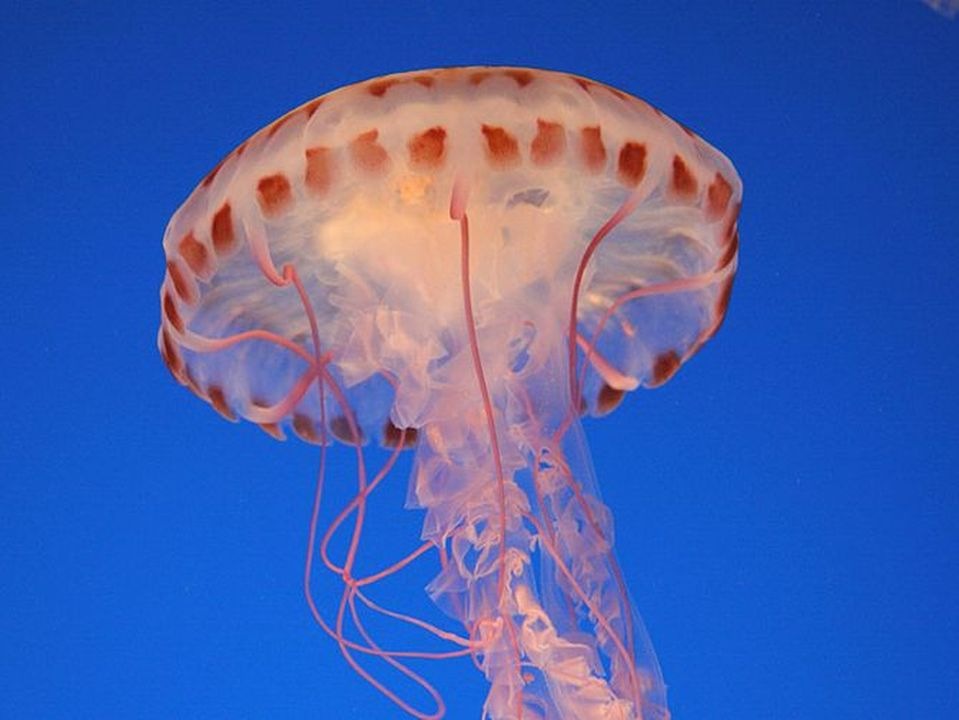
#> input picture imageprocessing/images/medusa.jpg, 959 x 720 px
$ python splitting_and_merging.py
#> lines starting #> are read from the running program, lines starting #| are printed output that depends on the picture
# splitting_and_merging.py

import cv2
import argparse
import numpy as np

ap = argparse.ArgumentParser()
ap.add_argument("-i", "--image", help = "Path tp image", default = 'images/medusa.jpg')
args = vars(ap.parse_args())

image = cv2.imread(args["image"])
#> image is the input picture: shape (720, 959, 3); mean B, G, R 173.6, 96.4, 70.6
cv2.imshow("Original", image)

image = cv2.imread(args["image"])
(B, G, R) = cv2.split(image)
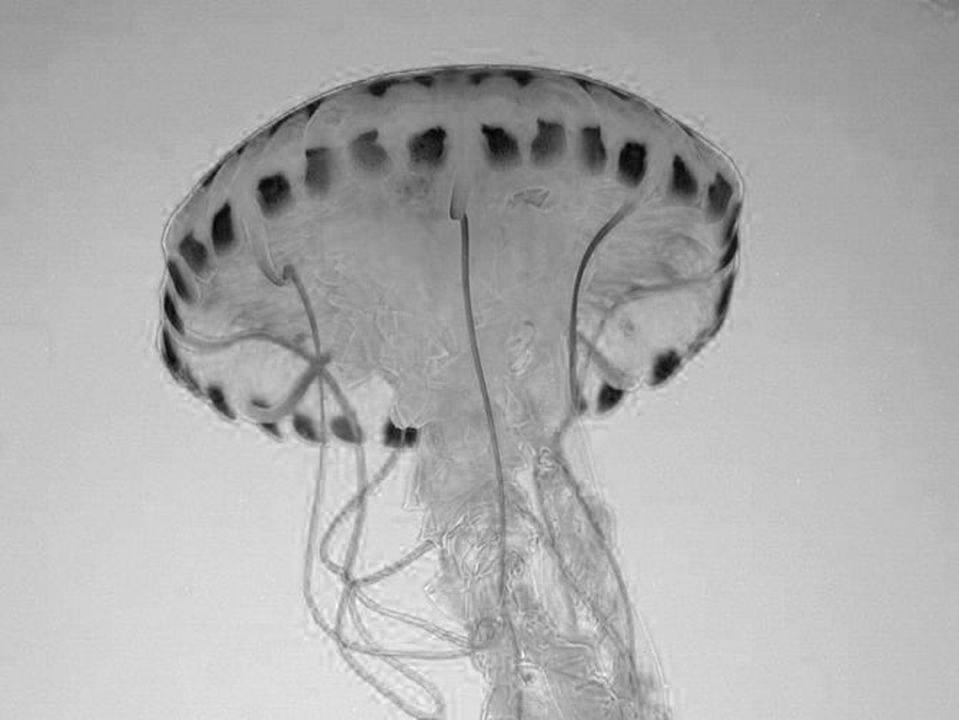
#> B: shape (720, 959); min 0, max 254, mean 173.6
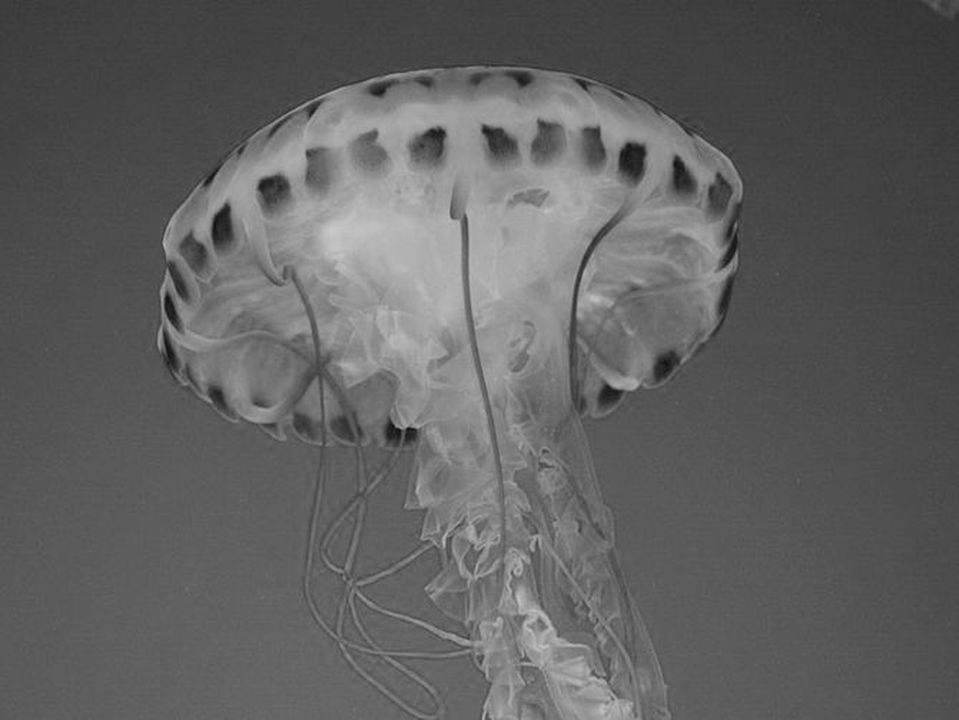
#> G: shape (720, 959); min 12, max 201, mean 96.4
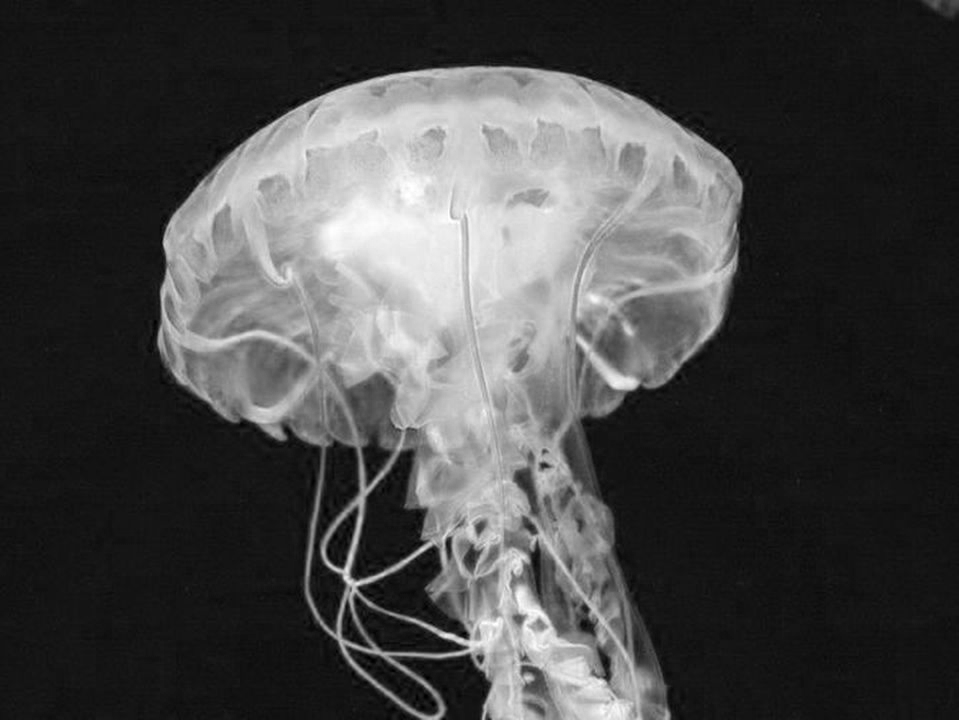
#> R: shape (720, 959); min 0, max 255, mean 70.6

zeros = np.zeros(image.shape[:2], dtype = "uint8")
cv2.imshow("Red", cv2.merge([zeros, zeros, R]))
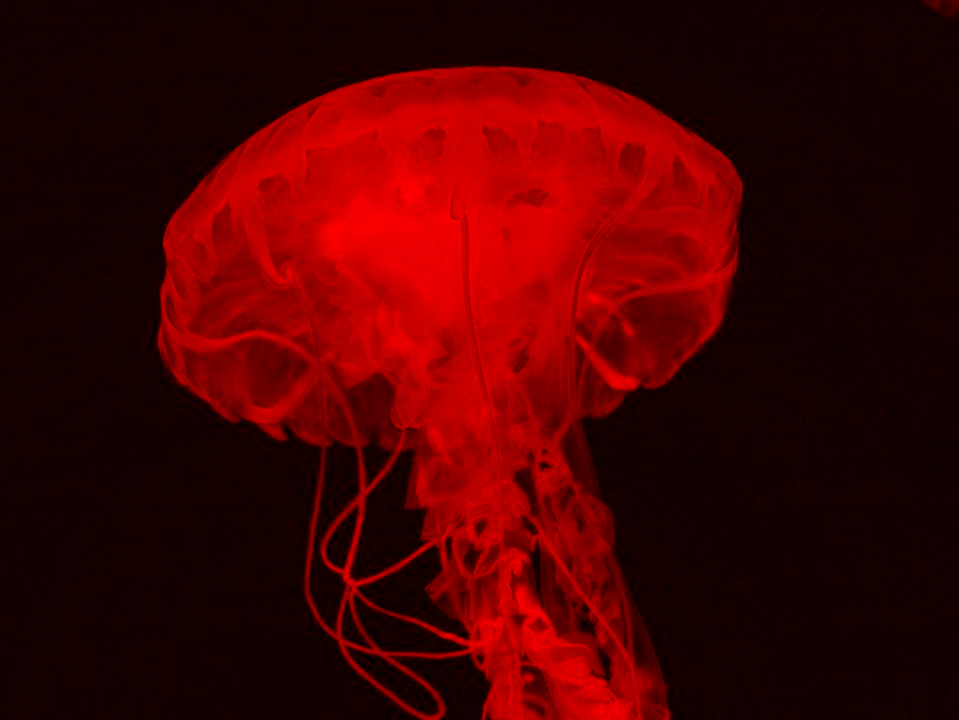
#> window 'Red': shape (720, 959, 3); mean B, G, R 0, 0, 70.6
cv2.imshow("Green", cv2.merge([zeros, G, zeros]))
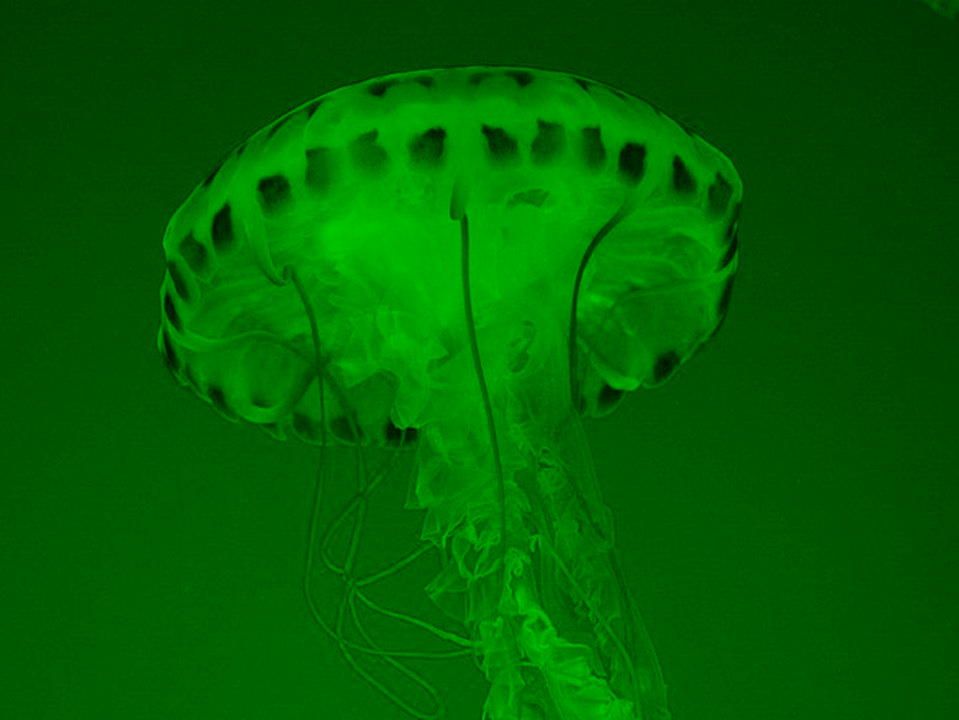
#> window 'Green': shape (720, 959, 3); mean B, G, R 0, 96.4, 0
cv2.imshow("Blue", cv2.merge([B, zeros, zeros]))
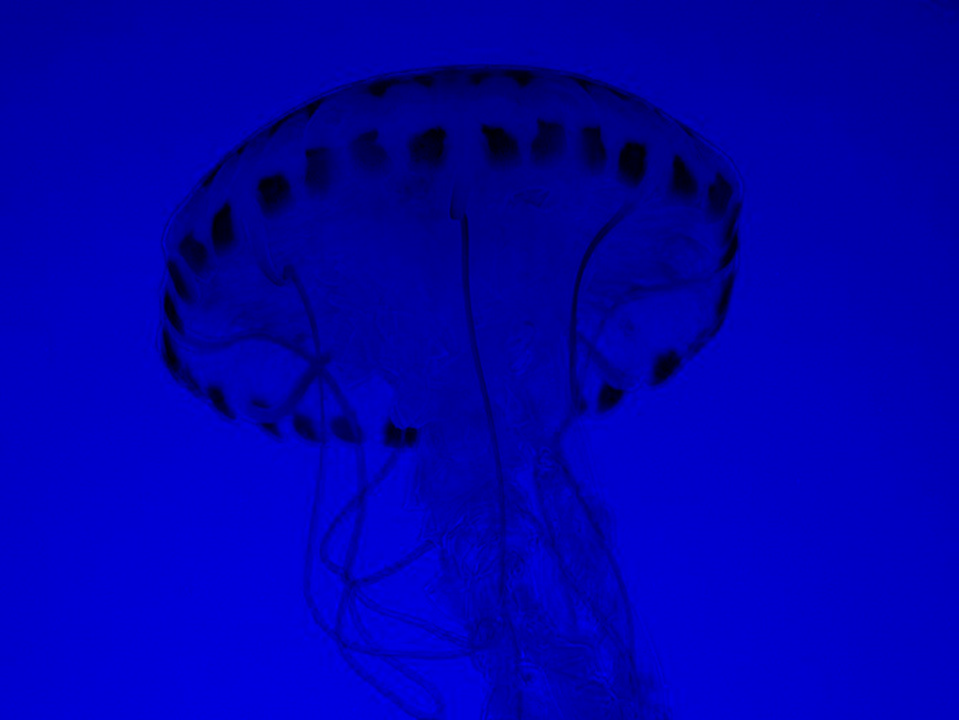
#> window 'Blue': shape (720, 959, 3); mean B, G, R 173.6, 0, 0
cv2.waitKey(0)

merged = cv2.merge([B, G, R])
cv2.imshow("Merged", merged)
cv2.waitKey(0)
cv2.destroyAllWindows()
